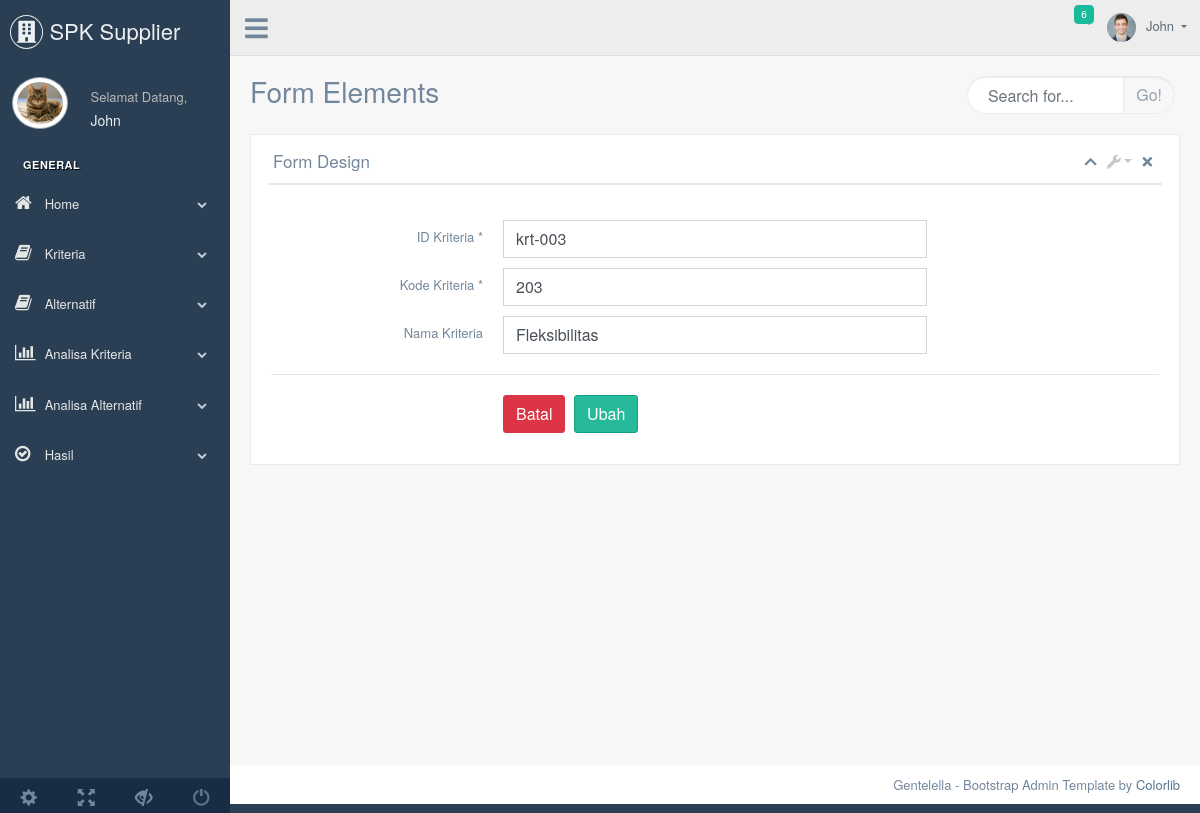
The page /production/kriteria_edit.php?id_kriteria=krt-003 on the database as committed earlier.
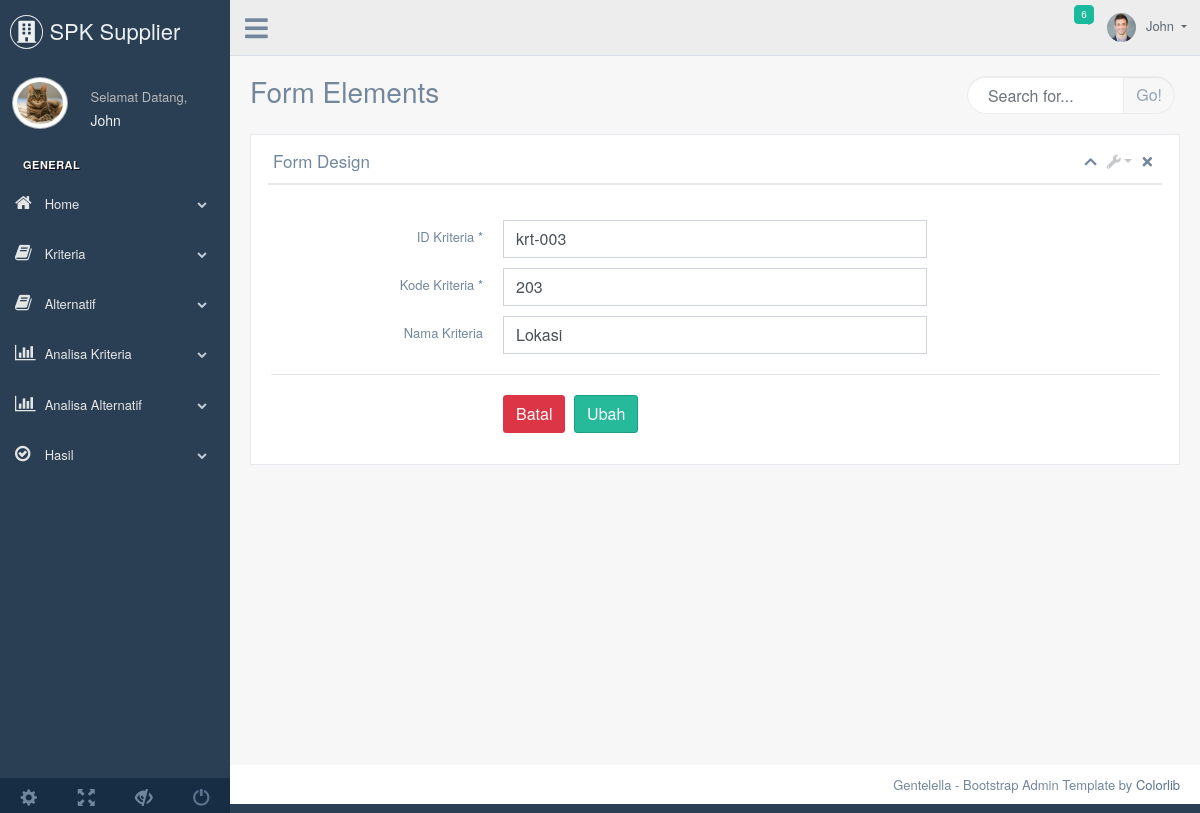
The same page on the database as committed later.
### tables this page shows
CREATE TABLE `tb_kriteria` (
  `id_kriteria` varchar(7) NOT NULL,
  `kd_kriteria` int(7) NOT NULL,
  `nama_kriteria` varchar(50) NOT NULL
);

### production/kriteria_edit.php (the view, shortened to what this page needs)
<?php
include "koneksi.php";
$id_krt = $_GET['id_kriteria'];
$query  = mysqli_query($koneksi, "SELECT * FROM tb_kriteria WHERE id_kriteria = '$id_krt'");
while ($data = mysqli_fetch_row($query)) {
  $kd_krt = $data[1];
  $nm_krt = $data[2];
}
 ?>
<!DOCTYPE html>
<html lang="en">
<?php
include ('include/head.php')
?>
  <body class="nav-md">
    <div class="container body">
      <div class="main_container">
        <div class="col-md-3 left_col">
          <div class="left_col scroll-view">
            <div class="navbar nav_title" style="border: 0;">
              <a href="index.html" class="site_title"><i class="fa fa-building"></i> <span>SPK Supplier</span></a>
            </div>
            <?php
            include ('include/profile.php')
            ?>
            <br />
           <?php
            include ('include/sidebar.php')
            ?>
            <?php
            include ('include/menu_footer.php')
            ?>
          </div>
        </div>
        <?php
            include ('include/top_navi.php')
            ?>
			<div class="right_col" role="main">
				<div class="">
					<div class="page-title">
						<div class="title_left">
							<h3>Form Elements</h3>
						</div>
						<div class="title_right">
							<div class="col-md-5 col-sm-5  form-group pull-right top_search">
								<div class="input-group">
									<input type="text" class="form-control" placeholder="Search for...">
									<span class="input-group-btn">
										<button class="btn btn-default" type="button">Go!</button>
									</span>
								</div>
							</div>
						</div>
					</div>
					<div class="clearfix"></div>
					<div class="row">
						<div class="col-md-12 col-sm-12 ">
							<div class="x_panel">
								<div class="x_title">
									<h2>Form Design <small>different form elements</small></h2>
									<ul class="nav navbar-right panel_toolbox">
										<li><a class="collapse-link"><i class="fa fa-chevron-up"></i></a>
										</li>
										<li class="dropdown">
											<a href="#" class="dropdown-toggle" data-toggle="dropdown" role="button" aria-haspopup="true" aria-expanded="false"><i class="fa fa-wrench"></i></a>
										</li>
										<li><a class="close-link"><i class="fa fa-close"></i></a>
										</li>
									</ul>
									<div class="clearfix"></div>
								</div>
								<div class="x_content">
									<br />
									<form action="kriteria_proses_edit.php" method="post" id="demo-form2" data-parsley-validate class="form-horizontal form-label-left">
										<div class="item form-group">
											<label class="col-form-label col-md-3 col-sm-3 label-align" for="first-name">ID Kriteria <span class="required">*</span>
											</label>
											<div class="col-md-6 col-sm-6 ">
											<input class="form-control" type="text" name="inpidkrt" value=<?php echo $_GET['id_kriteria']; ?>>
											</div>
										</div>
										<div class="item form-group">
											<label class="col-form-label col-md-3 col-sm-3 label-align" for="last-name">Kode Kriteria <span class="required">*</span>
											</label>
											<div class="col-md-6 col-sm-6 ">
											<input class="form-control" type="text" name="inpkdkrt" value=<?php echo "\"$kd_krt\""; ?>>
											</div>
										</div>
										<div class="item form-group">
											<label for="middle-name" class="col-form-label col-md-3 col-sm-3 label-align">Nama Kriteria</label>
											<div class="col-md-6 col-sm-6 ">
											<input class="form-control" type="text" name="inpnmkrt" value=<?php echo "\"$nm_krt\""; ?>>
											</div>
										</div>
										<div class="ln_solid"></div>
										<div class="item form-group">
											<div class="col-md-6 col-sm-6 offset-md-3">
											<input class="btn btn-danger" type="button" name="" value="Batal" onClick="javascript:history.back()">
                  							<input class="btn btn-success" type="submit" name="ubah" value="Ubah">
											</div>
										</div>
									</form>
								</div>
							</div>
						</div>
					</div>
</div>
</div>
			<footer>
				<div class="pull-right">
					Gentelella - Bootstrap Admin Template by <a href="https://colorlib.com">Colorlib</a>
				</div>
				<div class="clearfix"></div>
			</footer>
		</div>
	</div>
</body></html>

Rows that differ between the two databases and show on the page:
changed tb_kriteria: inpnmkrt "Fleksibilitas" → "Lokasi"
